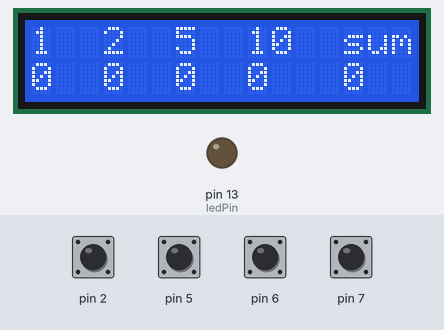
Simulated run of this sketch. Board: Arduino Uno, built with avr-gcc and run on an emulated ATmega328P. On the bench: 16×2 character LCD, output pins drawn as LEDs (lit = HIGH). Dashed ring = blinking. Inputs (shaded band) come from the test bench; at power-on: pin 2, pin 5–7 HIGH. What the sketch prints to the serial monitor is not drawn.

Above: at 1.3 s.
1.4 s: pin 7 pulled LOW for 1 s
At 1.9 s:
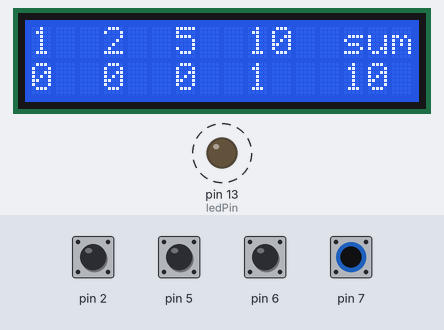
3.9 s: pin 2 pulled LOW for 1 s
At 5.7 s:
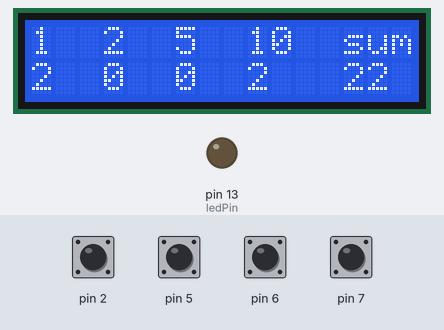
6.4 s: pin 5 pulled LOW for 0.15 s
At 7.6 s:
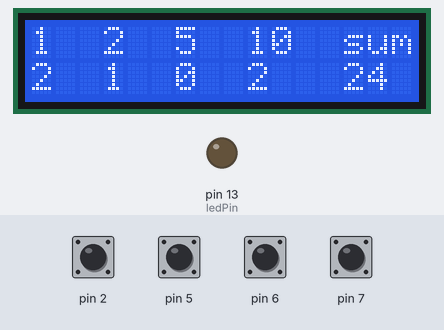
8.0 s: pin 6 pulled LOW for 0.15 s
At 9.2 s:
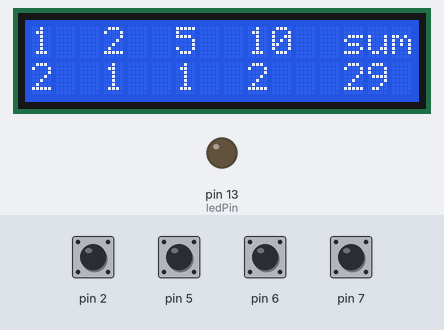
9.6 s: pin 2 pulled LOW for 0.15 s
At 10.7 s:
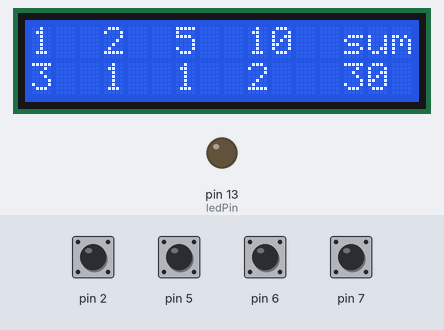
11.2 s: pin 7 pulled LOW for 0.15 s
At 11.8 s:
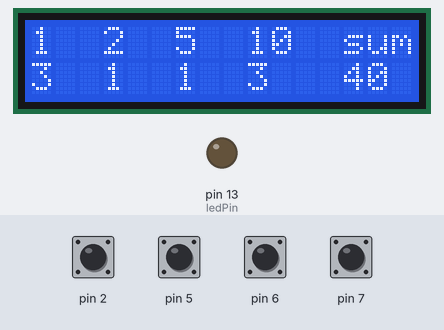
Timing chart, 0 to 13.8 s (numbered marks = the images above; inputs shaded):
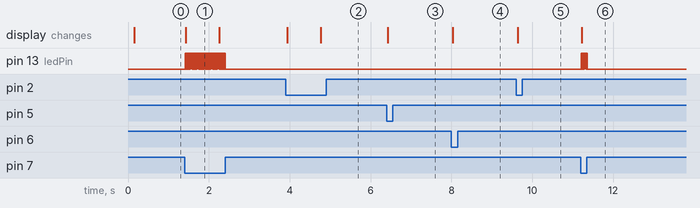

Measured:
- after the input at 1.4 s, pin 13 (ledPin): alternates HIGH for 0.01 s and LOW for 0.01 s, 86 changes in all, then stays LOW, starting at once; the display: changes at once (image 1)
- after the input at 3.9 s, the display: first changes at once (image 2 shows a later state)
- after the input at 6.4 s, the display: changes at once (image 3)
- after the input at 8.0 s, the display: changes at once (image 4)
- after the input at 9.6 s, the display: changes at once (image 5)
- after the input at 11.2 s, pin 13 (ledPin): alternates HIGH for 0.01 s and LOW for 0.01 s, 14 changes in all, then stays LOW, starting at once; the display: changes at once (image 6)

The sketch:

coin.ino
```cpp
#include <CapacitiveSensor.h>


#include <Wire.h>

#include <LiquidCrystal_I2C.h>


LiquidCrystal_I2C lcd(0x3F,16,2);


CapacitiveSensor capSensor  = CapacitiveSensor(4, 2);

CapacitiveSensor capSensor2 = CapacitiveSensor(4, 5);

CapacitiveSensor capSensor5 = CapacitiveSensor(4, 6);

CapacitiveSensor capSensor10 = CapacitiveSensor(4, 7);


int ms_time   = 800;

int threshold = 640;

const int ledPin = 13;

bool led_state = LOW;

bool pass = false;


int count_c1 = 0;

int count_c2 = 0;

int count_c5 = 0;

int count_c10 = 0;

int sum       = 0;


unsigned long ms1=0;

unsigned long ms2=0;

unsigned long ms5=0;

unsigned long ms10=0;


void setup()

{

  lcd.init();                      // initialize the lcd


  // Print a message to the LCD.

  lcd.backlight();

  lcd.setCursor(0,0);

  lcd.print("1  2  5  10  sum");


  Serial.begin(9600);

  pinMode(ledPin, OUTPUT);

  delay(50);

}


void loop()

{


   checkCoin1();

   checkCoin2();

   checkCoin5();

   checkCoin10();


   lcd.setCursor(0,1);

   lcd.print( count_c1);


   lcd.setCursor(3,1);

   lcd.print( count_c2);


   lcd.setCursor(6,1);

   lcd.print( count_c5);


   lcd.setCursor(9,1);

   lcd.print( count_c10);


   lcd.setCursor(13,1);

   lcd.print( sum);

}

void checkCoin1()

{

  long sensorValue = capSensor.capacitiveSensor(30);


  Serial.println(sensorValue);


  if (sensorValue > threshold)

  {

    if( ms1 == 0){

      ms1 = millis();

      count_c1++;

      sum = sum + 1;

    }

      digitalWrite(ledPin, HIGH);


  }else{

      digitalWrite(ledPin, LOW);

  }


  if( ms1 != 0){

      if( (millis() - ms1) > ms_time){

         ms1 = 0;

      }

  }

}

void checkCoin2()

{

  long sensorValue = capSensor2.capacitiveSensor(30);


  Serial.println(sensorValue);


  if (sensorValue > threshold)

  {

    if( ms2 == 0){

      ms2 = millis();

      count_c2++;

      sum = sum + 2;

    }

      digitalWrite(ledPin, HIGH);


  }else{

      digitalWrite(ledPin, LOW);

  }


  if( ms2 != 0){

      if( (millis() - ms2) > ms_time){

         ms2 = 0;

      }

  }

}


void checkCoin5()

{

  long sensorValue = capSensor5.capacitiveSensor(30);


  Serial.println(sensorValue);


  if (sensorValue > threshold)

  {

    if( ms5 == 0){

      ms5 = millis();

      count_c5++;

      sum = sum + 5;

    }

      digitalWrite(ledPin, HIGH);


  }else{

      digitalWrite(ledPin, LOW);

  }


  if( ms5 != 0){

      if( (millis() - ms5) > ms_time){

         ms5 = 0;

      }

  }

}

void checkCoin10()

{

  long sensorValue = capSensor10.capacitiveSensor(30);


  Serial.println(sensorValue);


  if (sensorValue > threshold)

  {

    if( ms10 == 0){

      ms10 = millis();

      count_c10++;

      sum = sum + 10;

    }

      digitalWrite(ledPin, HIGH);


  }else{

      digitalWrite(ledPin, LOW);

  }


  if( ms10 != 0){

      if( (millis() - ms10) > ms_time){

         ms10 = 0;

      }

  }

}
```
